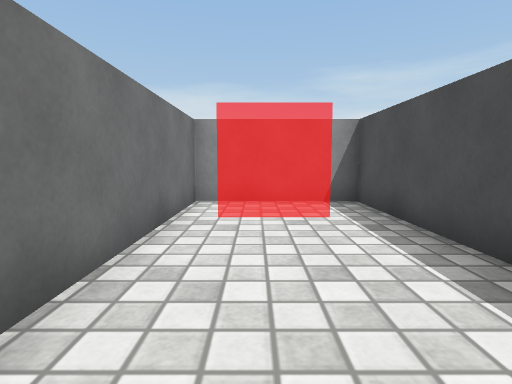
view 1 (above)

22 first-person views from a walk through a scene from a Unity 3-D project. The camera is 0.51 m above the floor, tilts 6° down and sees 80° across. The floor is counted in squares, 0.5 m on a side. Each view is taken from the middle of a square. On the plan, view 1 faces up. The plan holds only what a view shows up to about 12 squares ahead; the rest is blank. Surface patterns are stand-ins for the level's own textures.

view 2
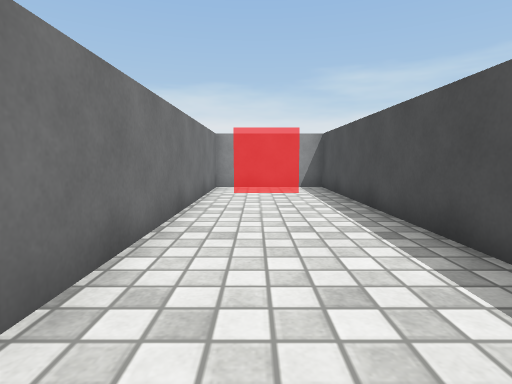

view 3
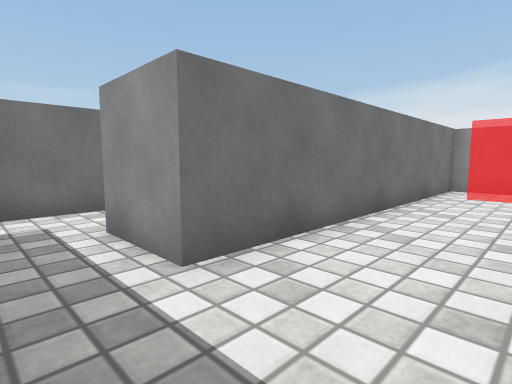

view 4
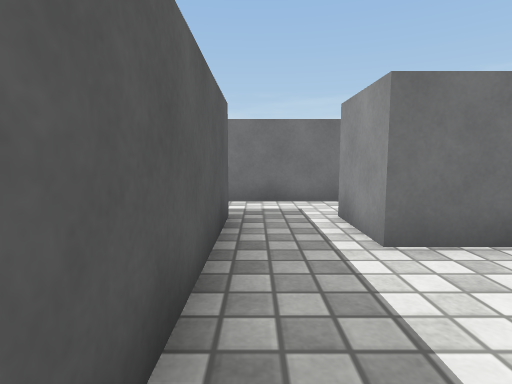

view 5
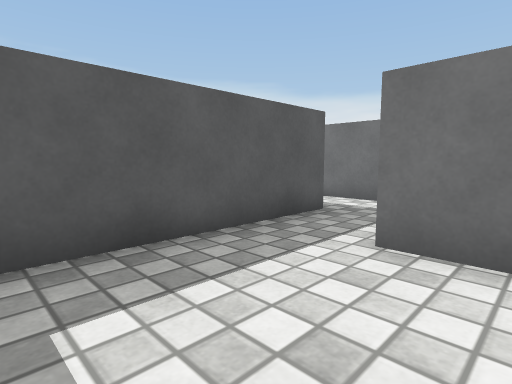

view 6
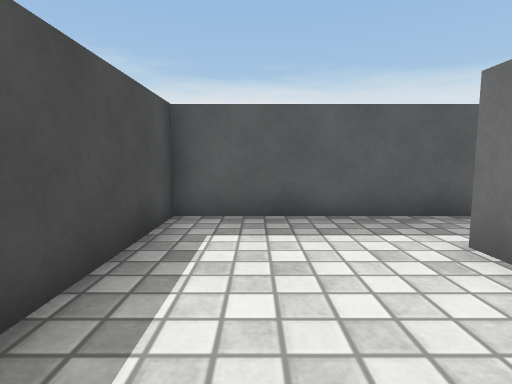

view 7
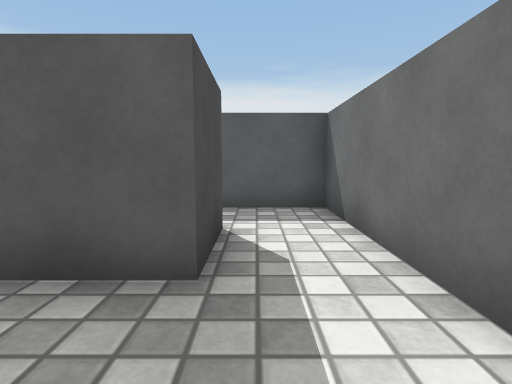

view 8
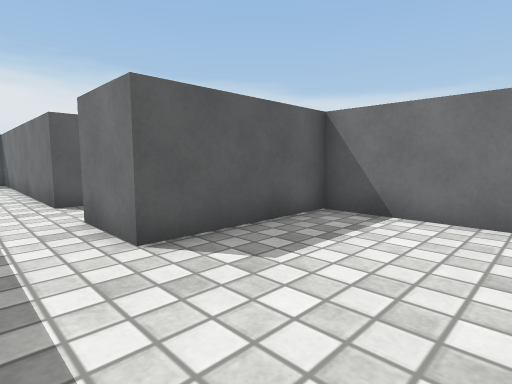

view 9
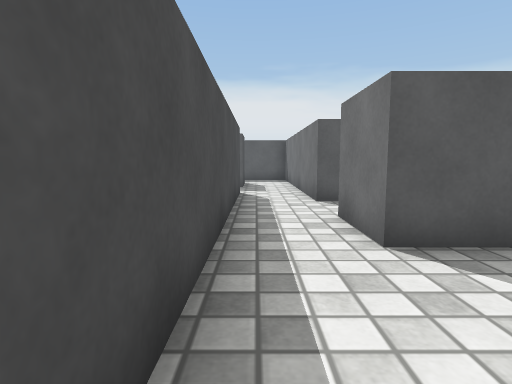

view 10
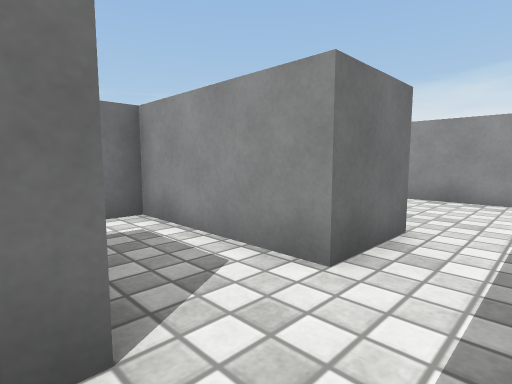

view 11
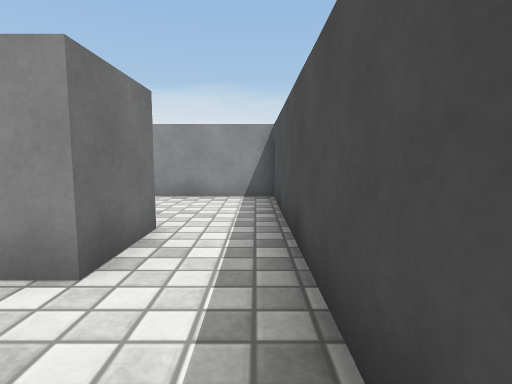

view 12
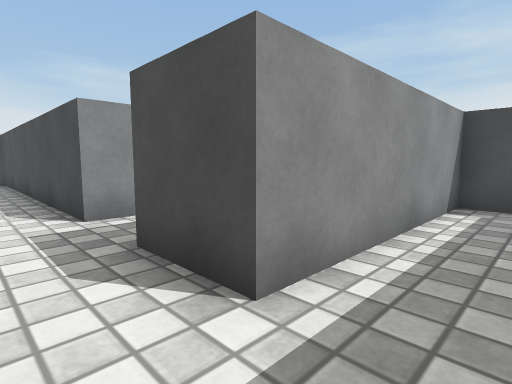

view 13
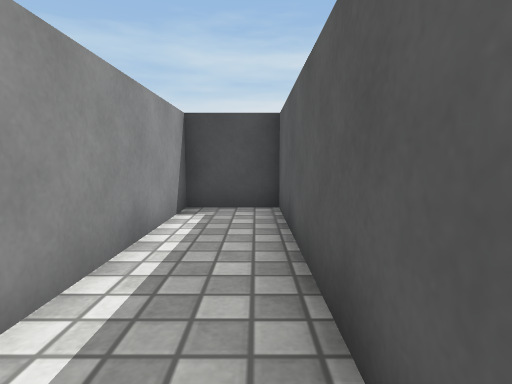

view 14
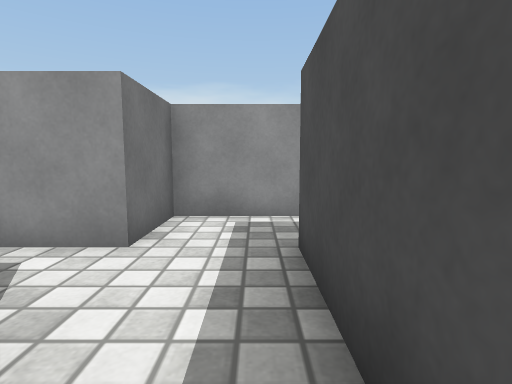

view 15
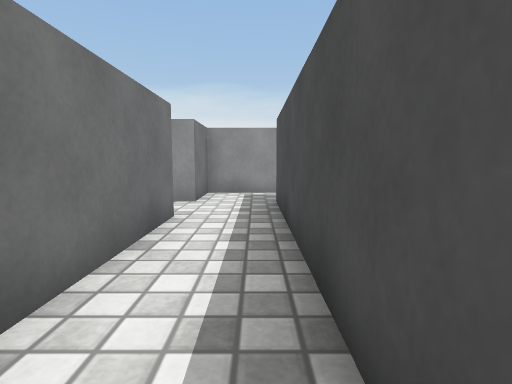

view 16
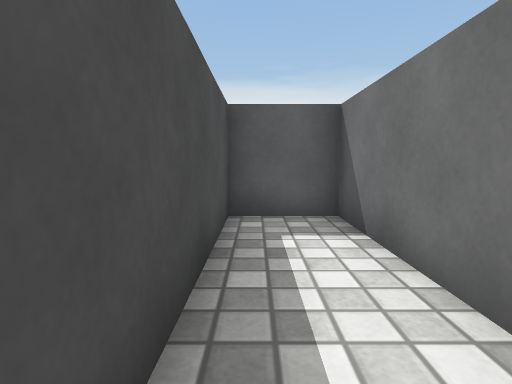

view 17
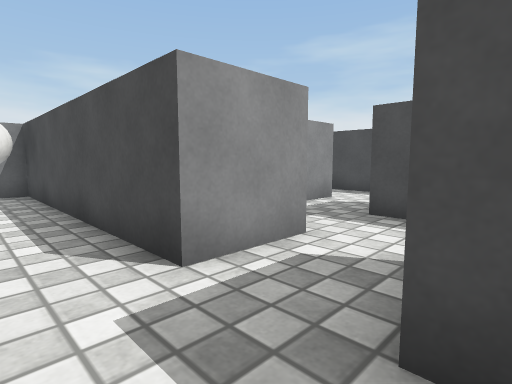

view 18
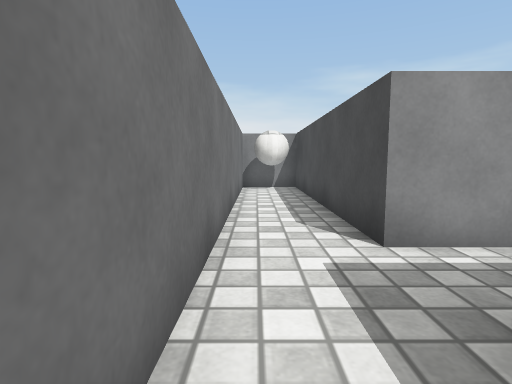

view 19
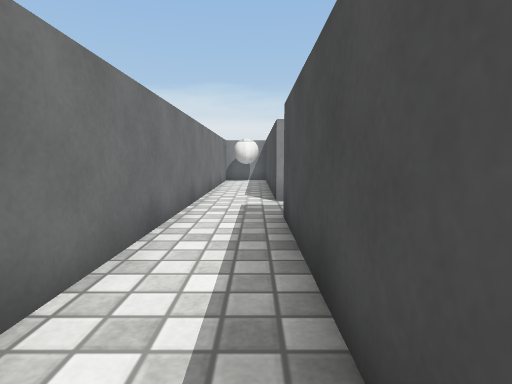

view 20
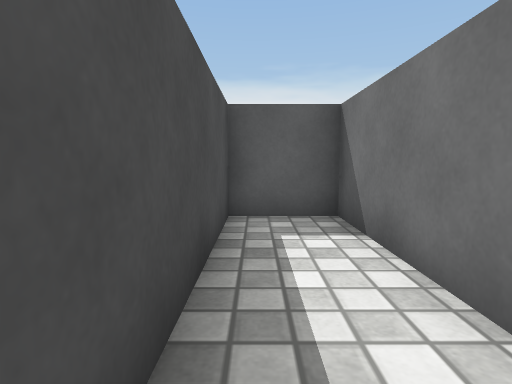

view 21
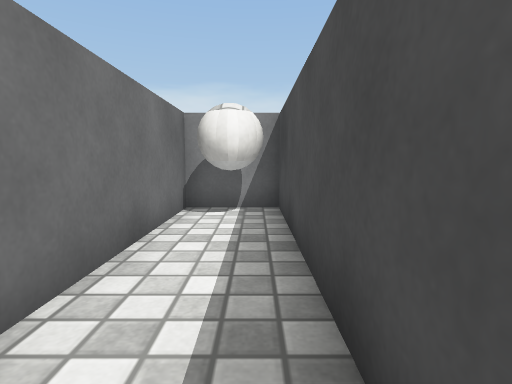

view 22
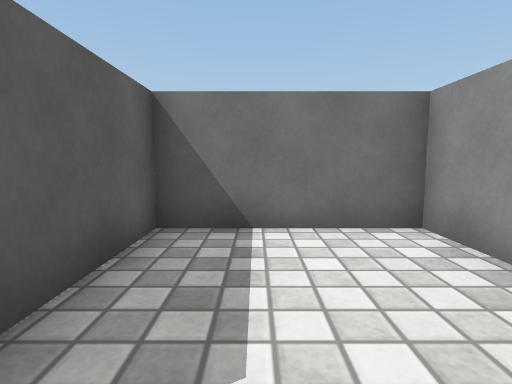

### Floor plan
Points are (right, up) in squares from view 1. A wall is a line through its corners. A room is listed if a view was taken in it or the views show most of it. See-through windows are left out.
Room 1 (views 1, 2, 3, 4, 5, 6)
walls: (-3.5, -4.5) (2.5, -4.5) (2.5, 7.5) (-1.5, 7.5) (-1.5, -2.5) (-3.5, -2.5)
ways out: opening at (-2.5, -3.5) to room 5
Room 2 (views 7, 8, 9, 10, 11, 14, 15, 16, 22)
walls: (-6.1, -0.5) (-5.5, -0.5) (-5.5, -2.5); (-9.5, 1.6) (-9.5, -0.5); (-9.5, -2.5) (-9.5, -8.5) (-7.5, -8.5) (-7.5, -0.5); (-3.5, -2.5) (-3.5, 7.5) (-9.5, 7.5) (-9.5, 3.5)
ways out: opening at (-10.5, -1.5) to room 4; opening at (-4.5, -1.5) to room 5
objects: grey block (-9, 2) to (-6, 3)
Room 3 (views 12, 13)
walls: (-5.5, -6.5) (-5.5, -8.5) (2.5, -8.5) (2.5, -6.5) (-3.5, -6.5)
ways out: opening at (-4.5, -5.5) to room 5
Room 4 (views 17, 18, 19, 20, 21)
walls: (-9.5, -0.5) (-11.5, -0.5) (-11.5, 7.5) (-13.5, 7.5) (-13.5, -8.5) (-11.5, -8.5) (-11.5, -2.5)
ways out: opening at (-10.5, -1.5) to room 2
objects: ball (-13, 6) to (-12, 7)
Room 5 (no view inside)
walls: (-5.5, -2.5) (-5.5, -6.5); (-3.5, -6.5) (-3.5, -4.5)
ways out: opening at (-2.5, -3.5) to room 1; opening at (-4.5, -1.5) to room 2; opening at (-4.5, -5.5) to room 3

Where each view was taken, in squares from view 1:
view 1: 0 up, 0 right, facing up
view 2: 4 down, 0 right, facing up
view 3: 4 down, 1 right, facing up-left
view 4: 4 down, 2 right, facing left
view 5: 1 down, 2 right, facing down-left
view 6: 1 up, 1 right, facing down
view 7: 2 down, 4 left, facing down
view 8: 7 up, 4 left, facing down-left
view 9: 7 up, 4 left, facing down
view 10: 1 down, 4 left, facing up-left
view 11: 1 down, 4 left, facing up
view 12: 8 down, 5 left, facing up-right
view 13: 8 down, 4 left, facing right
view 14: 4 down, 8 left, facing up
view 15: 8 down, 8 left, facing up
view 16: 3 down, 8 left, facing down
view 17: 3 down, 13 left, facing up-right
view 18: 4 down, 13 left, facing up
view 19: 8 down, 12 left, facing up
view 20: 3 down, 12 left, facing down
view 21: 1 up, 12 left, facing up
view 22: 5 up, 5 left, facing left
